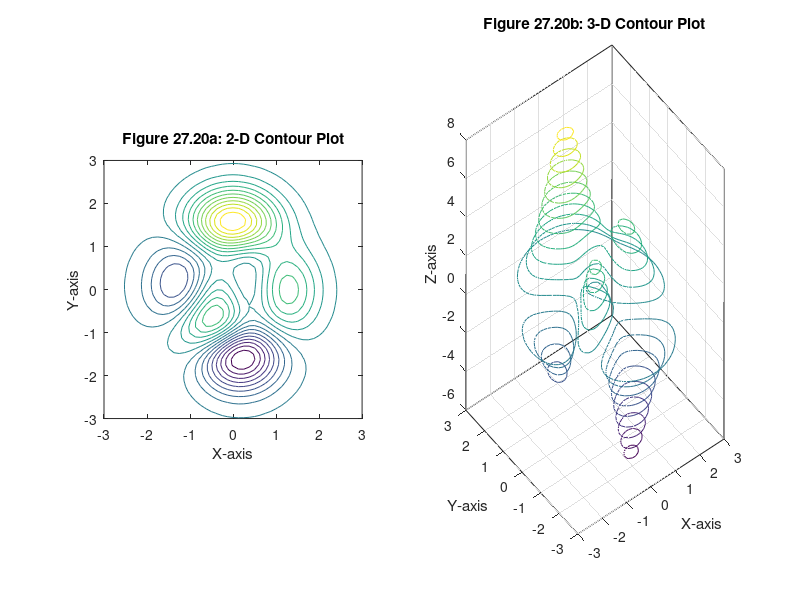

Recreate this plot in MATLAB.
[X,Y,Z] = peaks;
subplot(1,2,1)
contour(X,Y,Z,20)   % generate 20 2-D contour lines
axis square
xlabel('X-axis'), ylabel('Y-axis')
title('Figure 27.20a: 2-D Contour Plot')
subplot(1,2,2)
contour3(X,Y,Z,20)  % the same contour plot in 3-D
xlabel('X-axis'), ylabel('Y-axis'), zlabel('Z-axis')
title('Figure 27.20b: 3-D Contour Plot')
